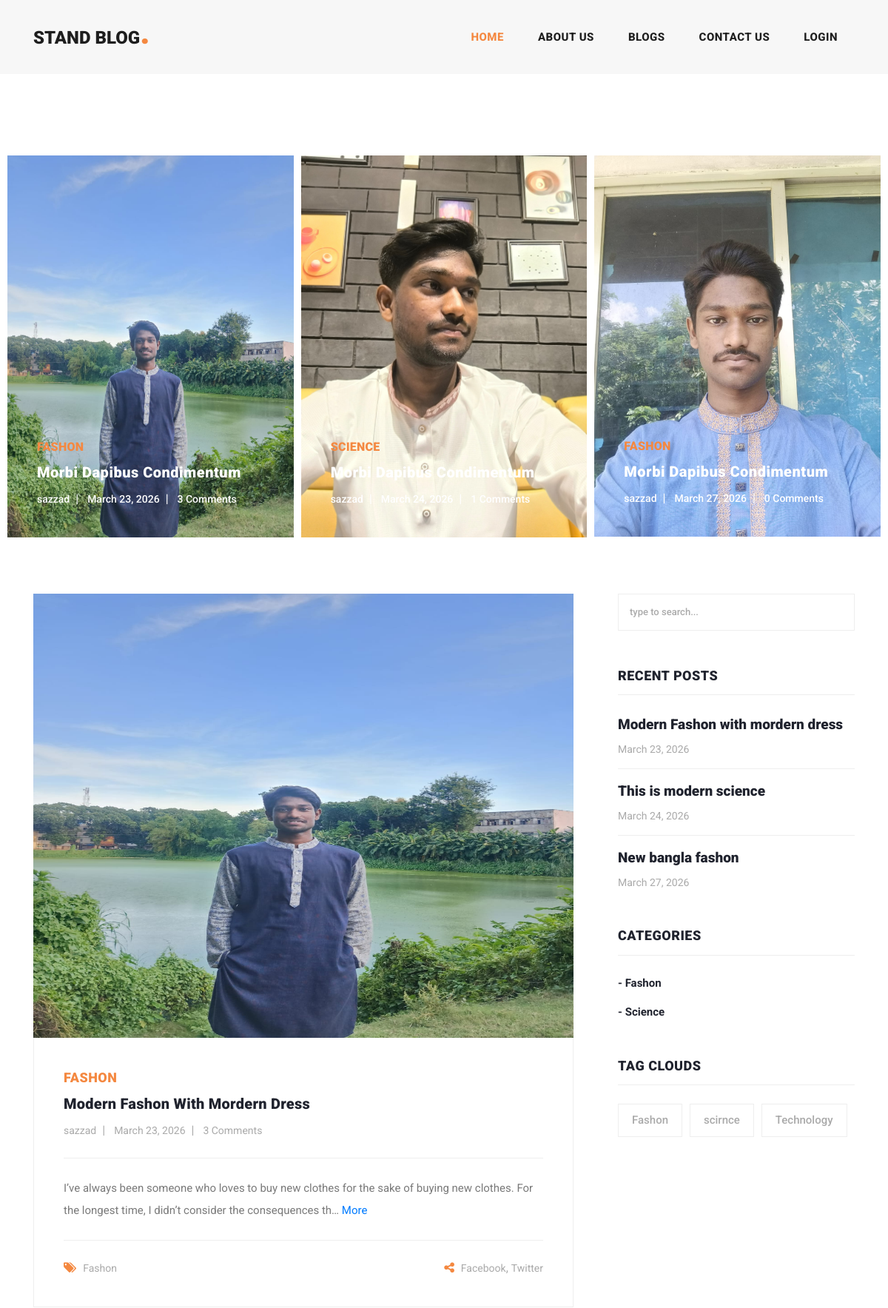
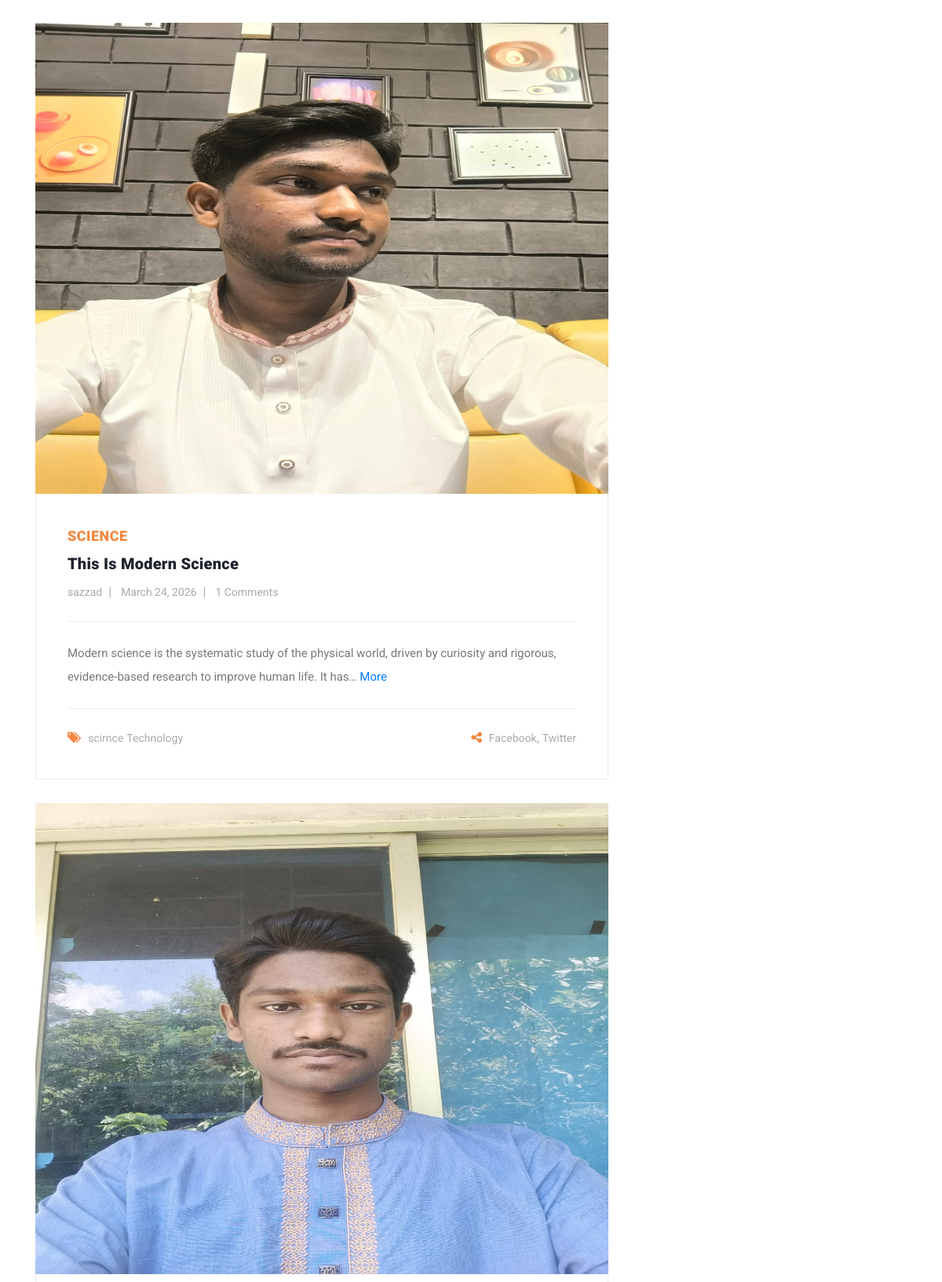
The page / (upper part) on the database its author committed (2 pictures, top to bottom).
### blogapp/models.py (models this page shows, shortened)
class Blog(models.Model):
    user = models.ForeignKey(
        User,
        related_name='user_blogs',
        on_delete=models.CASCADE
    )
    category = models.ForeignKey(
        Category,
        related_name='category_blogs',
        on_delete=models.CASCADE
    )
    tag = models.ManyToManyField(
        Tag,
        related_name='tag_blogs',
        blank=True
    )
    title = models.CharField(
        max_length=250,
    )
    description = models.TextField(
        max_length=1000,
    )
    slug = models.SlugField(blank=True, unique=True)
    banner = models.ImageField(upload_to='blogs_banner')
    created_date = models.DateField(auto_now_add=True)

class Category(models.Model):
    title = models.CharField(max_length=100)
    slug = models.SlugField(blank=True, unique=True)
    created_date = models.DateField(auto_now_add=True)
    def __str__(self):
        return self.title

class Tag(models.Model):
    title = models.CharField(max_length=100)
    slug = models.SlugField(blank=True, unique=True)
    created_date = models.DateField(auto_now_add=True)

### account/models.py (models this page shows, shortened)
class User(AbstractUser):
    email = models.EmailField(
        max_length=150,
        unique= True
    )
    profile_picture = models.ImageField(
        upload_to="user_profile/",
        default="user-profile/default.png"
    )
    REQUIRED_FIELDS = ["email"]
    objects = CustomUserManager()

### blogapp/views.py (the view)
# urls.py: 2. Add a URL to urlpatterns:  path('', views.home, name='home')
def home(request):
    blogs = Blog.objects.all()
    categories =Category.objects.all()
    tags = Tag.objects.all()
    context = {
        'blogs':blogs,
        'categories':categories,
        'tags':tags
    }
    return render(request, 'home.html', context)

### templates/home.html (shortened to what this page needs)
{% extends 'base.html' %}
{% load static  %}
{% block content %}
{% include 'banner.html' %}
<section class="blog-posts">
  <div class="container">
    <div class="row">
      <div class="col-lg-8">
        <div class="all-blog-posts">
          <div class="row">
            {% for blog in blogs|slice:"3" %}
            <div class="col-lg-12">
              <div class="blog-post">
                <div class="blog-thumb">
                  <img style="height: 600px;" src="{{blog.banner.url}}" alt="" />
                </div>
                <div class="down-content">
                  <span>{{ blog.category }}</span>
                  <a href="{% url 'blog_details' blog.slug %}"
                    ><h4>{{blog.title}}</h4></a
                  >
                  <ul class="post-info">
                    <li><a href="#">{{blog.user.username}}</a></li>
                    <li><a href="#">{{blog.created_date}}</a></li>
                    <li><a href="#">{{blog.blogs_comment.all.count}} Comments</a></li>
                  </ul>
                  <p>
                   {{blog.description|truncatechars:150}}
                   {% if blog.description|length > 150 %}
                  <a href="{% url 'blog_details' blog.slug %}">More</a>
                  {% endif %}
                  </p>
                  <div class="post-options">
                    <div class="row">
                      <div class="col-6">
                        <ul class="post-tags">
                          <li><i class="fa fa-tags"></i></li>
                          {% if blog.tag.all.count > 0 %}
                          {% for tag in blog.tag.all %}
                          <li><a href="{% url 'tag_blogs' tag.slug %}">{{ tag.title }}</a></li>
                          {% endfor %}
                          {% else %}
                          <li>None</li>
                          {% endif %}
                        </ul>
                      </div>
                      <div class="col-6">
                        <ul class="post-share">
                          <li><i class="fa fa-share-alt"></i></li>
                          <li><a href="#">Facebook</a>,</li>
                          <li><a href="#"> Twitter</a></li>
                        </ul>
                      </div>
                    </div>
                  </div>
                </div>
              </div>
            </div>
            {% endfor %}
          </div>
        </div>
      </div>
      {% include 'sidebar.html' %}
    </div>
  </div>
</section>
{% endblock content %}

### templates/banner.html
{% load static %}
<div class="main-banner header-text">
  <div class="container-fluid">
    <div class="owl-banner owl-carousel">
      {% for blog in blogs %}
      <div class="item">
        <img src="{{blog.banner.url}}" alt="" />
        <div class="item-content">
          <div class="main-content">
            <div class="meta-category">
              <span>{{blog.category}}</span>
            </div>
            <a href="post-details.html"><h4>Morbi dapibus condimentum</h4></a>
            <ul class="post-info">
              <li><a href="#">{{blog.user.username}}</a></li>
              <li><a href="#">{{blog.created_date}}</a></li>
              <li><a href="#">{{blog.blogs_comment.all.count}} Comments</a></li>
            </ul>
          </div>
        </div>
      </div>
      {% endfor %}
    </div>
  </div>
</div>

### templates/sidebar.html
<div class="col-lg-4">
  <div class="sidebar">
    <div class="row">
      <div class="col-lg-12">
        <div class="sidebar-item search">
          <form id="search_form" name="gs" method="GET" action="{% url 'search_blog' %}">
            <input
              type="text"
              name="search"
              class="searchText"
              placeholder="type to search..."
              autocomplete="on"
            />
          </form>
        </div>
      </div>
      <div class="col-lg-12">
        <div class="sidebar-item recent-posts">
          <div class="sidebar-heading">
            <h2>Recent Posts</h2>
          </div>
          <div class="content">
            <ul>
              {% for blog in blogs %}
              <li>
                <a href="post-details.html">
                  <h5>
                    {{blog.title}}
                  </h5>
                  <span>{{blog.created_date}}</span>
                </a>
              </li>
              {% endfor %}
            </ul>
          </div>
        </div>
      </div>
      <div class="col-lg-12">
        <div class="sidebar-item categories">
          <div class="sidebar-heading">
            <h2>Categories</h2>
          </div>
          <div class="content">
            <ul>
              {% for category in categories %}
              <li><a href="{% url 'category_blogs' category.slug %}">- {{category.title}}</a></li>
              {% endfor %}
            </ul>
          </div>
        </div>
      </div>
      <div class="col-lg-12">
        <div class="sidebar-item tags">
          <div class="sidebar-heading">
            <h2>Tag Clouds</h2>
          </div>
          <div class="content">
            <ul>
              {% for tag in tags %}
              <li><a href="{% url 'tag_blogs'  tag.slug %}">{{tag.title}}</a></li>
              {% endfor %}
            </ul>
          </div>
        </div>
      </div>
    </div>
  </div>
</div>

### static/css/style.css (style rules this page uses)
input, textarea { text-transform: none !important; }

### rows shown on the page
Blog: banner (picture), category "FASHON", user.username "sazzad", created_date "March 23, 2026", blogs_comment.all.count "3", title "Modern Fashon With Mordern Dress", description "I’ve always been someone who loves to buy new clothes for the sake of buying new clothes. For the longest time, I didn’t consider the consequences th…", shows "More", title "Modern Fashon with mordern dress"
Blog: banner (picture), category "SCIENCE", user.username "sazzad", created_date "March 24, 2026", title "This Is Modern Science", blogs_comment.all.count "1", description "Modern science is the systematic study of the physical world, driven by curiosity and rigorous, evidence-based research to improve human life. It has…", shows "More", title "This is modern science"
Blog: banner (picture), category "FASHON", user.username "sazzad", created_date "March 27, 2026", blogs_comment.all.count "0", title "New bangla fashon"
Tag: title "Fashon"
Tag: title "scirnce"
Tag: title "Technology"
Category: title "Fashon"
Category: title "Science"
